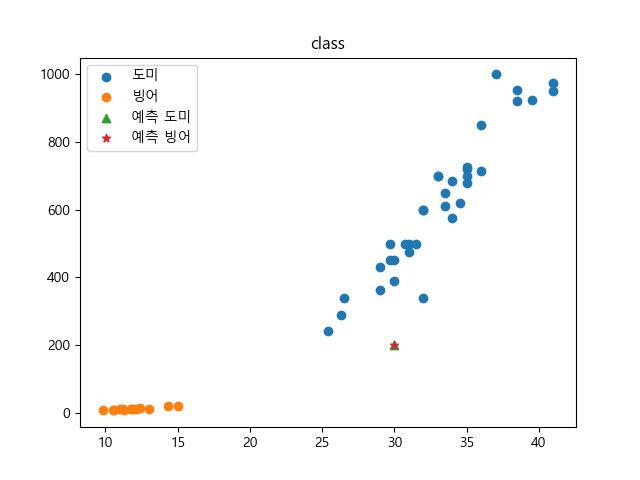

Here is the Python script that generated this plot:
import matplotlib.pylab as plt
plt.rcParams['font.family'] = 'Malgun Gothic' # 한글 폰트 설정
plt.rcParams['axes.unicode_minus'] = False # 마이너스 폰트
from sklearn.neighbors import KNeighborsClassifier

# 도미, 빙어 데이터로 학습 진행

bream_length = [25.4, 26.3, 26.5, 29.0, 29.0, 29.7, 29.7, 30.0, 30.0, 30.7, 31.0, 31.0, 31.5, 32.0, 32.0, 32.0, 33.0, 33.0, 33.5, 33.5, 34.0, 34.0, 34.5, 35.0, 35.0, 35.0, 35.0, 36.0, 36.0, 37.0, 38.5, 38.5, 39.5, 41.0, 41.0]
bream_weight = [242.0, 290.0, 340.0, 363.0, 430.0, 450.0, 500.0, 390.0, 450.0, 500.0, 475.0, 500.0, 500.0, 340.0, 600.0, 600.0, 700.0, 700.0, 610.0, 650.0, 575.0, 685.0, 620.0, 680.0, 700.0, 725.0, 720.0, 714.0, 850.0, 1000.0, 920.0, 955.0, 925.0, 975.0, 950.0]

smelt_length = [9.8, 10.5, 10.6, 11.0, 11.2, 11.3, 11.8, 11.8, 12.0, 12.2, 12.4, 13.0, 14.3, 15.0]
smelt_weight = [6.7, 7.5, 7.0, 9.7, 9.8, 8.7, 10.0, 9.9, 9.8, 12.2, 13.4, 12.2, 19.7, 19.9]

length = bream_length + smelt_length
weight = bream_weight + smelt_weight

# for l, w in zip(length, weight):
#     print('l', l)
#     print('w', w)

fish_data = [[l, w] for l, w in zip(length, weight)]
fish_target = [1]*35 + [0]*14

kn = KNeighborsClassifier()
kn.fit(fish_data, fish_target) # 학습 진행: fit

result = kn.predict([[30, 200]]) # 예측: predict
print(result)

# print(fish_data)

# print([1]*10)
# print([1]*5+[2]*3)

# print(len(bream_length))
# print(len(smelt_length))
# print(len(length))

# print('length', length)
# print('weight', weight)

# plt.scatter([1,2,3,10,20],[100,200,300,400,500])
# plt.plot([1,2,3,10,20],[100,200,300,400,500])
# plt.bar([10,20,30],[100,200,300])

plt.scatter(bream_length, bream_weight)
plt.scatter(smelt_length, smelt_weight)
plt.scatter(30, 200, marker='^') # 예측한 도미 위치
plt.scatter(30, 200, marker='*') # 예측한 빙어
plt.title('class')
plt.legend(['도미', '빙어', '예측 도미', '예측 빙어'])

plt.savefig('ex01.png')
plt.show()